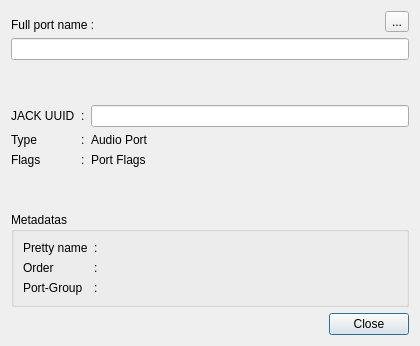
<?xml version="1.0" encoding="UTF-8"?>
<ui version="4.0">
 <class>Dialog</class>
 <widget class="QDialog" name="Dialog">
  <property name="geometry">
   <rect>
    <x>0</x>
    <y>0</y>
    <width>420</width>
    <height>346</height>
   </rect>
  </property>
  <property name="windowTitle">
   <string>Port Infos</string>
  </property>
  <layout class="QVBoxLayout" name="verticalLayout_2">
   <item>
    <layout class="QHBoxLayout" name="horizontalLayout_2">
     <item>
      <widget class="QLabel" name="label">
       <property name="sizePolicy">
        <sizepolicy hsizetype="Fixed" vsizetype="Preferred">
         <horstretch>0</horstretch>
         <verstretch>0</verstretch>
        </sizepolicy>
       </property>
       <property name="text">
        <string>Full port name :</string>
       </property>
       <property name="alignment">
        <set>Qt::AlignBottom|Qt::AlignLeading|Qt::AlignLeft</set>
       </property>
      </widget>
     </item>
     <item>
      <spacer name="horizontalSpacer">
       <property name="orientation">
        <enum>Qt::Horizontal</enum>
       </property>
       <property name="sizeHint" stdset="0">
        <size>
         <width>40</width>
         <height>20</height>
        </size>
       </property>
      </spacer>
     </item>
     <item>
      <widget class="QToolButton" name="toolButtonRefresh">
       <property name="text">
        <string>...</string>
       </property>
       <property name="icon">
        <iconset theme="view-refresh"/>
       </property>
      </widget>
     </item>
    </layout>
   </item>
   <item>
    <widget class="QLineEdit" name="lineEditFullPortName">
     <property name="readOnly">
      <bool>true</bool>
     </property>
    </widget>
   </item>
   <item>
    <layout class="QHBoxLayout" name="horizontalLayout"/>
   </item>
   <item>
    <spacer name="verticalSpacer_3">
     <property name="orientation">
      <enum>Qt::Vertical</enum>
     </property>
     <property name="sizeHint" stdset="0">
      <size>
       <width>20</width>
       <height>40</height>
      </size>
     </property>
    </spacer>
   </item>
   <item>
    <layout class="QGridLayout" name="gridLayout">
     <item row="1" column="1">
      <widget class="QLabel" name="label_6">
       <property name="text">
        <string>:</string>
       </property>
      </widget>
     </item>
     <item row="1" column="0">
      <widget class="QLabel" name="label_5">
       <property name="sizePolicy">
        <sizepolicy hsizetype="Fixed" vsizetype="Preferred">
         <horstretch>0</horstretch>
         <verstretch>0</verstretch>
        </sizepolicy>
       </property>
       <property name="text">
        <string>Type</string>
       </property>
      </widget>
     </item>
     <item row="2" column="1">
      <widget class="QLabel" name="label_3">
       <property name="sizePolicy">
        <sizepolicy hsizetype="Fixed" vsizetype="Preferred">
         <horstretch>0</horstretch>
         <verstretch>0</verstretch>
        </sizepolicy>
       </property>
       <property name="text">
        <string>:</string>
       </property>
      </widget>
     </item>
     <item row="2" column="0">
      <widget class="QLabel" name="label_4">
       <property name="text">
        <string>Flags</string>
       </property>
      </widget>
     </item>
     <item row="2" column="2" colspan="3">
      <widget class="QLabel" name="labelPortFlags">
       <property name="text">
        <string>Port Flags</string>
       </property>
      </widget>
     </item>
     <item row="0" column="0">
      <widget class="QLabel" name="label_2">
       <property name="text">
        <string>JACK UUID</string>
       </property>
      </widget>
     </item>
     <item row="0" column="1">
      <widget class="QLabel" name="label_7">
       <property name="text">
        <string>:</string>
       </property>
      </widget>
     </item>
     <item row="0" column="2" colspan="3">
      <widget class="QLineEdit" name="lineEditUuid">
       <property name="readOnly">
        <bool>true</bool>
       </property>
      </widget>
     </item>
     <item row="1" column="2" colspan="3">
      <widget class="QLabel" name="labelPortType">
       <property name="text">
        <string>Audio Port</string>
       </property>
      </widget>
     </item>
    </layout>
   </item>
   <item>
    <spacer name="verticalSpacer">
     <property name="orientation">
      <enum>Qt::Vertical</enum>
     </property>
     <property name="sizeHint" stdset="0">
      <size>
       <width>20</width>
       <height>40</height>
      </size>
     </property>
    </spacer>
   </item>
   <item>
    <widget class="QGroupBox" name="groupBoxMetadatas">
     <property name="title">
      <string>Metadatas</string>
     </property>
     <layout class="QGridLayout" name="gridLayout_2">
      <item row="1" column="1">
       <widget class="QLabel" name="label_12">
        <property name="text">
         <string>:</string>
        </property>
       </widget>
      </item>
      <item row="2" column="0">
       <widget class="QLabel" name="label_10">
        <property name="text">
         <string>Port-Group</string>
        </property>
       </widget>
      </item>
      <item row="0" column="1">
       <widget class="QLabel" name="label_11">
        <property name="sizePolicy">
         <sizepolicy hsizetype="Fixed" vsizetype="Preferred">
          <horstretch>0</horstretch>
          <verstretch>0</verstretch>
         </sizepolicy>
        </property>
        <property name="text">
         <string>:</string>
        </property>
       </widget>
      </item>
      <item row="2" column="1">
       <widget class="QLabel" name="label_13">
        <property name="text">
         <string>:</string>
        </property>
       </widget>
      </item>
      <item row="1" column="0">
       <widget class="QLabel" name="label_9">
        <property name="sizePolicy">
         <sizepolicy hsizetype="Minimum" vsizetype="Preferred">
          <horstretch>0</horstretch>
          <verstretch>0</verstretch>
         </sizepolicy>
        </property>
        <property name="text">
         <string>Order</string>
        </property>
       </widget>
      </item>
      <item row="0" column="0">
       <widget class="QLabel" name="label_8">
        <property name="sizePolicy">
         <sizepolicy hsizetype="Fixed" vsizetype="Preferred">
          <horstretch>0</horstretch>
          <verstretch>0</verstretch>
         </sizepolicy>
        </property>
        <property name="text">
         <string>Pretty name</string>
        </property>
       </widget>
      </item>
      <item row="0" column="2">
       <widget class="QLabel" name="labelPrettyName">
        <property name="text">
         <string/>
        </property>
       </widget>
      </item>
      <item row="1" column="2">
       <widget class="QLabel" name="labelPortOrder">
        <property name="text">
         <string/>
        </property>
       </widget>
      </item>
      <item row="2" column="2">
       <widget class="QLabel" name="labelPortGroup">
        <property name="text">
         <string/>
        </property>
       </widget>
      </item>
     </layout>
    </widget>
   </item>
   <item>
    <widget class="QDialogButtonBox" name="buttonBox">
     <property name="orientation">
      <enum>Qt::Horizontal</enum>
     </property>
     <property name="standardButtons">
      <set>QDialogButtonBox::Close</set>
     </property>
    </widget>
   </item>
  </layout>
 </widget>
 <resources/>
 <connections>
  <connection>
   <sender>buttonBox</sender>
   <signal>accepted()</signal>
   <receiver>Dialog</receiver>
   <slot>accept()</slot>
   <hints>
    <hint type="sourcelabel">
     <x>248</x>
     <y>254</y>
    </hint>
    <hint type="destinationlabel">
     <x>157</x>
     <y>274</y>
    </hint>
   </hints>
  </connection>
  <connection>
   <sender>buttonBox</sender>
   <signal>rejected()</signal>
   <receiver>Dialog</receiver>
   <slot>reject()</slot>
   <hints>
    <hint type="sourcelabel">
     <x>316</x>
     <y>260</y>
    </hint>
    <hint type="destinationlabel">
     <x>286</x>
     <y>274</y>
    </hint>
   </hints>
  </connection>
 </connections>
</ui>
